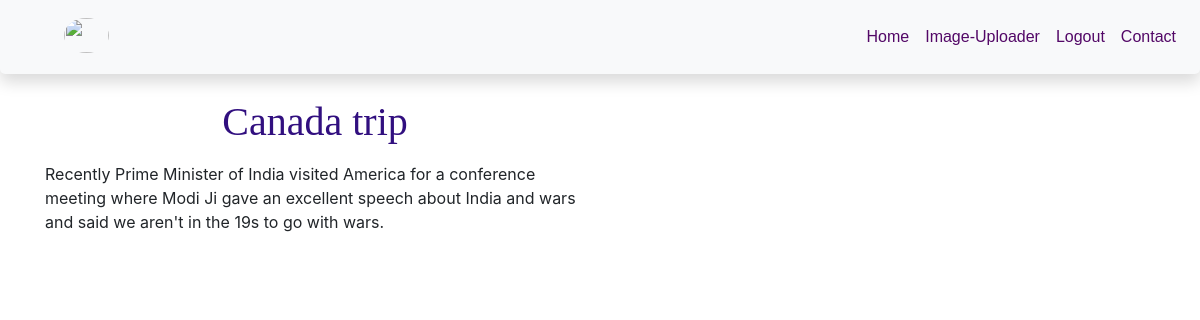
Page /newDetails/ca on the committed database.
### news/models.py (models this page shows)
class News(models.Model):
    news_title = models.CharField( max_length=50)
    news_desc=HTMLField()
    news_img=models.FileField(upload_to="news/",max_length=250,null=True,default=None)
    news_slug = AutoSlugField(populate_from ='news_title',unique=True,null=True,default=None) # type: ignore

### FirstProject/views.py (the view)
# urls.py: path('newDetails/<slug>',views.newDetails),
def newDetails(request,slug):
        newsDetails = News.objects.get(news_slug=slug)
        data = {
            'newsDetails' :newsDetails
        }
        return render(request,"calculator.html",data)

### templates/calculator.html (shortened to what this page needs)
{% include 'header.html'%}
<div class="container">
    <div class="row mt-4">
        <div class="col-6">
            <h1>{{newsDetails.news_title}}</h1>
            <p>{{newsDetails.news_desc | safe}}</p>
        </div>
        <div class="col-6">
    </div>
</div>

### static/main.css (style rules this page uses)
* { margin: 0px; padding: 0px; }
h1 { font-family: cursive; color: rgb(49, 15, 127); text-align: center; }

### rows in the picture
News: news_title "Canada trip", news_desc "Recently Prime Minister of India visited America for a conference meeting where Modi Ji gave an excellent speech about India and wars and said we aren't in the 19s to go with wars."
